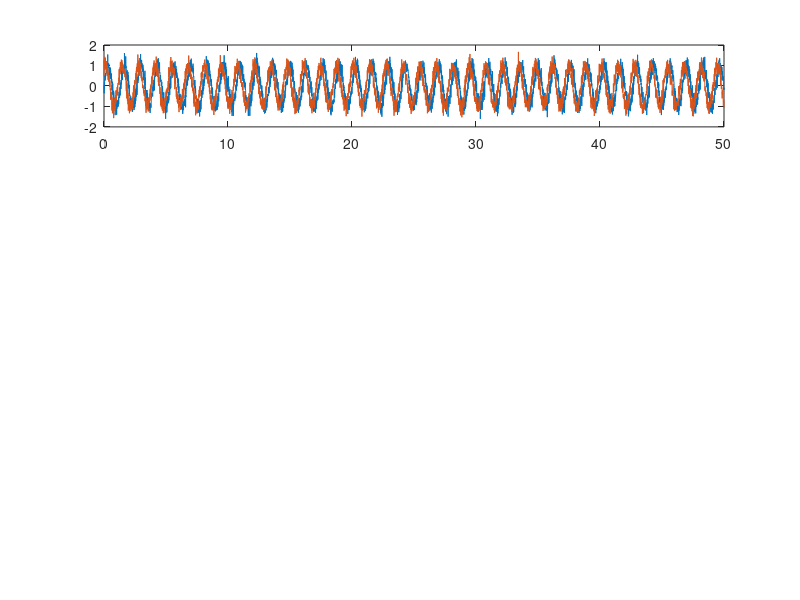

This chart was generated by the following MATLAB code: (Note: this script raises an error after producing the figure.)
% This should be self-explanatory. The typical steps in quantifying and
% visualizing cross-correlation between two time series in situations when
% the delay is expected to vary along the length of the recording. Choose
% the range of lags, the window size, and the window overlap based on some
% reasonable task-specific assumptions. Type help corrgram for more detail.
% Look at the author's papers for even more detail.

sr=100;
omega=1.5*pi;
tvec=(0:5e3)'./sr;
x=sin(tvec*omega)+randn(size(tvec))./.5e1;
y=sin(tvec*omega+omega*.2)+randn(size(tvec))./.5e1;
subplot(4,1,1)
plot(tvec,x,tvec,y)

[c,l,t]=corrgram(x,y,round(sr*1),round(sr*5),round(sr*5*.5));
subplot(4,1,2)
imagesc(t./sr,l./sr,c,[-1 1])
xlabel('Time'), ylabel('Lag, s'), axis xy;
title('Windowed cross-correlation', 'fontweight', 'bold')
colorbar
text(1.2,.5,'C','units','normalized');

[~,ind]=max(c);
cmax=zeros(size(t));
tau_at_cmax=zeros(size(t));
for j=1:numel(t)
    cmax(j)=c(ind(j),j);
    tau_at_cmax(j)=l(ind(j))/sr;
end
subplot(4,1,3)
plot(t./sr,cmax,'-sk')
ylabel('C'), xlabel('Time, s'),
title('The best CC in each window', 'fontweight', 'bold')
subplot(4,1,4)
plot(t./sr,tau_at_cmax,'--sr')
ylabel('\tau, s'), xlabel('Time, s'),
title('The delays that give the best CC in each window', 'fontweight', 'bold')

% Careful with averaging tau!!! 
% The mean of tau doesn't make sense when tau jumps between positive and negative.
fprintf('<C_{max}> = %.3f  at <\\tau> = %.3f s\n',mean(cmax),mean(tau_at_cmax))